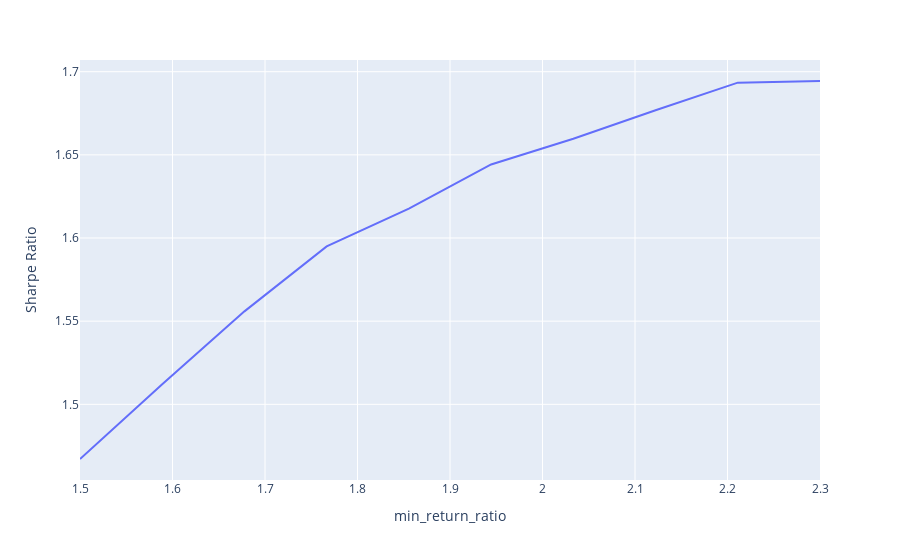

Here is the notebook cell this chart was saved with:
### Code cell
fig = px.line(results_constant_corr, x='min_return_ratio', y="Sharpe Ratio")
fig.show()

### Figure 1 — Plotly figure (JSON) as saved in the notebook; plotly's stock layout.template omitted (floating-point values rounded to 4 significant figures)
{"data": [{"hovertemplate": "min_return_ratio=%{x}<br>Sharpe Ratio=%{y}<extra></extra>", "legendgroup": "", "line": {"color": "#636efa", "dash": "solid"}, "marker": {"symbol": "circle"}, "mode": "lines", "name": "", "orientation": "v", "showlegend": false, "type": "scatter", "x": [1.5, 1.589, 1.678, 1.767, 1.856, 1.944, 2.033, 2.122, 2.211, 2.3], "xaxis": "x", "y": [1.467, 1.512, 1.556, 1.595, 1.618, 1.644, 1.66, 1.677, 1.693, 1.694], "yaxis": "y"}], "layout": {"legend": {"tracegroupgap": 0}, "margin": {"t": 60}, "xaxis": {"anchor": "y", "domain": [0, 1], "title": {"text": "min_return_ratio"}}, "yaxis": {"anchor": "x", "domain": [0, 1], "title": {"text": "Sharpe Ratio"}}}}
